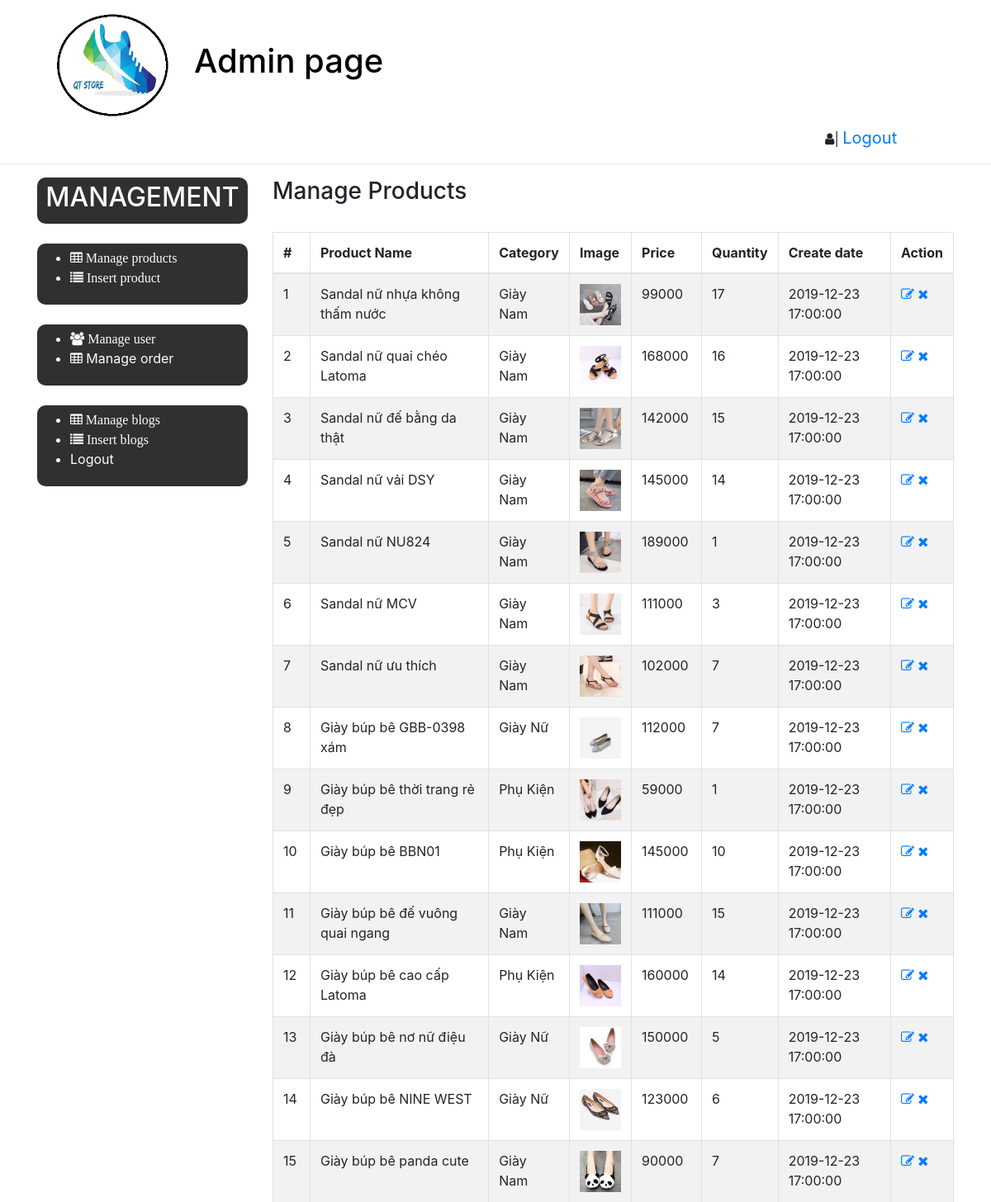
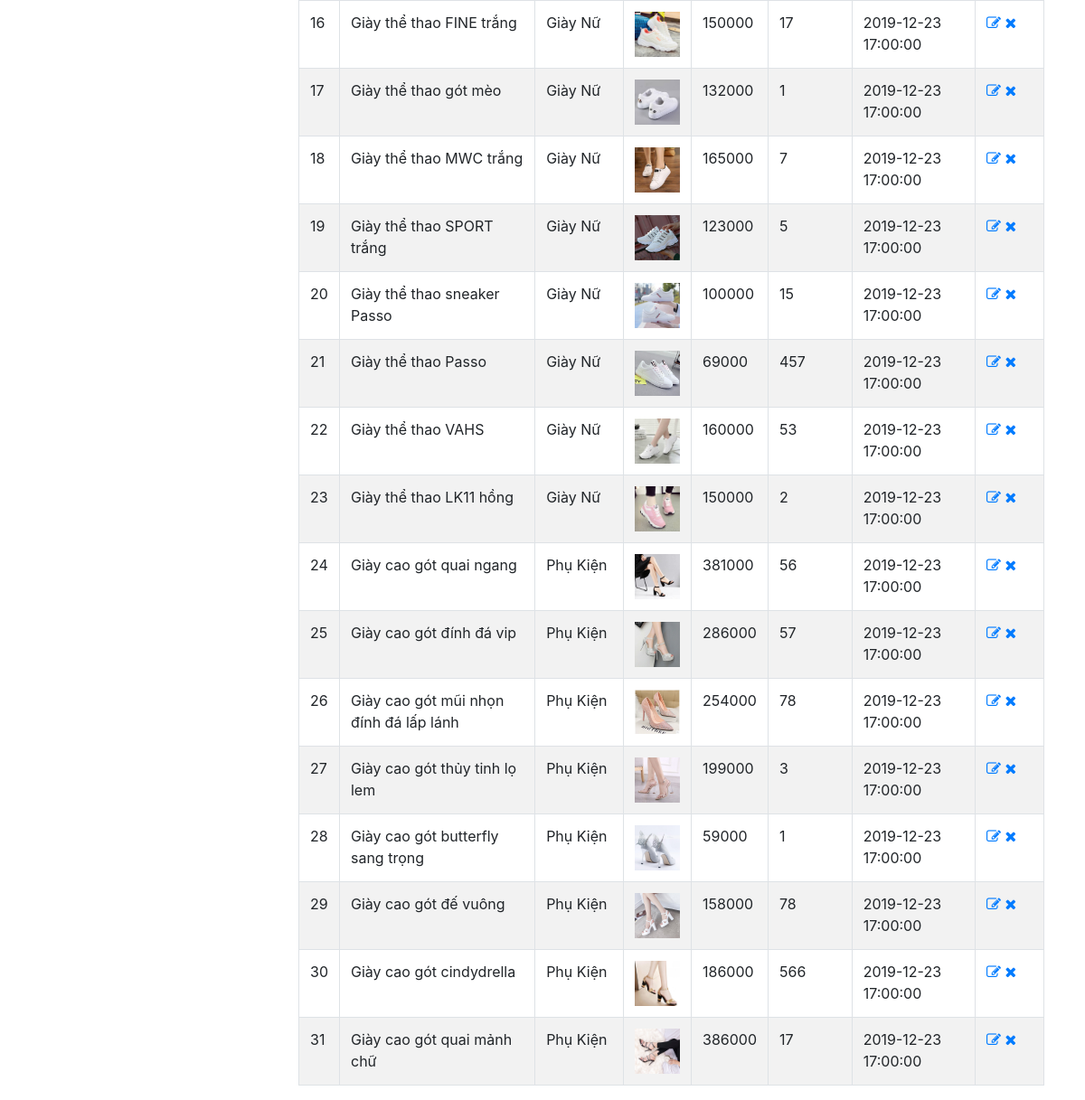
/admin/manage-products.php (signed in), run on the app's committed database (2 pictures, top to bottom).
### tables this page shows
CREATE TABLE `products` (
  `id` int(11) NOT NULL,
  `name` varchar(255) NOT NULL,
  `category_id` int(11) NOT NULL,
  `image` varchar(255) DEFAULT NULL,
  `decription` text DEFAULT NULL,
  `price` float NOT NULL,
  `created` timestamp NULL DEFAULT current_timestamp(),
  `quantity` int(11) NOT NULL
);

CREATE TABLE `categories` (
  `id` int(11) NOT NULL,
  `categoryName` varchar(255) NOT NULL
);

### admin/manage-products.php (the view, shortened to what this page needs)
<?php
include 'include/dbconnection.php';
if(strlen($_SESSION['alogin'])==0)
	{
header('location:index.php');
}
else{
?>
<!doctype html>
<html lang="en">
<head>
    <link rel="stylesheet" href="https://stackpath.bootstrapcdn.com/bootstrap/4.3.1/css/bootstrap.min.css"
>
    <link rel="stylesheet" href="css/welcome.css">
    <link rel="stylesheet" href="https://maxcdn.bootstrapcdn.com/font-awesome/4.7.0/css/font-awesome.min.css">
</head>
<body>
    <?php include "include/header.php" ?>
    <div class="container">
        <div class="row">
            <?php include 'include/sidebar.php';?>
            <div class="col-md-9">
                <div class="module-head">
                    <h3>Manage Products</h3>
                </div>
                <div class="module-body table">
                    <br>
                    <table cellpadding="0" cellspacing="0" border="0"
                        class="datatable-1 table table-bordered table-striped	 display" width="100%">
                        <thead>
                            <tr>
                                <th>#</th>
                                <th>Product Name</th>
                                <th>Category </th>
                                <th>Image</th>
                                <th>Price</th>
                                <th>Quantity</th>
                                <th>Create date</th>
                                <th>Action</th>
                            </tr>
                        </thead>
                        <tbody>
                            <?php $query=mysqli_query($con,"SELECT products.*,categories.categoryName FROM products JOIN categories ON categories.id=products.category_id ");
                            $cnt=1;
                            while($row=mysqli_fetch_array($query))
                            {
                            ?>
                            <tr>
                                <td>
                                    <?php echo htmlentities($cnt);?>
                                </td>
                                <td>
                                    <?php echo htmlentities($row['name']);?>
                                </td>
                                <td>
                                    <?php echo htmlentities($row['categoryName']);?>
                                </td>
                                <td>
                                    <img class='img-product'
                                        src="../image-product/<?php echo htmlentities($row['category_id']);?>/<?php echo htmlentities($row['image']);?>" alt="">
                                </td>
                                <td>
                                    <?php echo htmlentities($row['price']);?>
                                </td>
                                <td>
                                    <?php echo htmlentities($row['quantity']);?>
                                </td>
                                <td>
                                    <?php echo htmlentities($row['created']);?>
                                </td>
                                <td>
                                    <a href="edit-products.php?quanly=edit&id=<?php echo $row['id']?>"><i
                                            class="fa fa-edit" aria-hidden="true"></i> </a>
                                    <a href="manage-products.php?&del=delete&id=<?php echo $row['id']?>"
                                        onClick="return confirm('Are you sure you want to delete?')"><i
                                            class="fa fa-remove" aria-hidden="true"></i></a></td>
                            </tr>
                            <?php $cnt=$cnt+1; } ?>
                    </table>
                </div>
            </div>
        </div>
    </div>
</body>
</html>
<?php } ?>

### admin/css/welcome.css (style rules this page uses)
.img-product { width: 50px; height: 50px; }

### data on the page
products: name "Sandal nữ nhựa không thấm nước", category.categoryName "Giày Nam", image (picture), price "99000", quantity "17", created "2019-12-23 17:00:00"
products: name "Sandal nữ quai chéo Latoma", category.categoryName "Giày Nam", image (picture), price "168000", quantity "16", created "2019-12-23 17:00:00"
products: name "Sandal nữ đế bằng da thật", category.categoryName "Giày Nam", image (picture), price "142000", quantity "15", created "2019-12-23 17:00:00"
products: name "Sandal nữ vải DSY", category.categoryName "Giày Nam", image (picture), price "145000", quantity "14", created "2019-12-23 17:00:00"
products: name "Sandal nữ NU824", category.categoryName "Giày Nam", image (picture), price "189000", quantity "1", created "2019-12-23 17:00:00"
products: name "Sandal nữ MCV", category.categoryName "Giày Nam", image (picture), price "111000", quantity "3", created "2019-12-23 17:00:00"
products: name "Sandal nữ ưu thích", category.categoryName "Giày Nam", image (picture), price "102000", quantity "7", created "2019-12-23 17:00:00"
products: name "Giày búp bê GBB-0398 xám", category.categoryName "Giày Nữ", image (picture), price "112000", quantity "7", created "2019-12-23 17:00:00"
products: name "Giày búp bê thời trang rẻ đẹp", category.categoryName "Phụ Kiện", image (picture), price "59000", quantity "1", created "2019-12-23 17:00:00"
products: name "Giày búp bê BBN01", category.categoryName "Phụ Kiện", image (picture), price "145000", quantity "10", created "2019-12-23 17:00:00"
products: name "Giày búp bê đế vuông quai ngang", category.categoryName "Giày Nam", image (picture), price "111000", quantity "15", created "2019-12-23 17:00:00"
products: name "Giày búp bê cao cấp Latoma", category.categoryName "Phụ Kiện", image (picture), price "160000", quantity "14", created "2019-12-23 17:00:00"
products: name "Giày búp bê nơ nữ điệu đà", category.categoryName "Giày Nữ", image (picture), price "150000", quantity "5", created "2019-12-23 17:00:00"
products: name "Giày búp bê NINE WEST", category.categoryName "Giày Nữ", image (picture), price "123000", quantity "6", created "2019-12-23 17:00:00"
products: name "Giày búp bê panda cute", category.categoryName "Giày Nam", image (picture), price "90000", quantity "7", created "2019-12-23 17:00:00"
products: name "Giày thể thao FINE trắng", category.categoryName "Giày Nữ", image (picture), price "150000", quantity "17", created "2019-12-23 17:00:00"
products: name "Giày thể thao gót mèo", category.categoryName "Giày Nữ", image (picture), price "132000", quantity "1", created "2019-12-23 17:00:00"
products: name "Giày thể thao MWC trắng", category.categoryName "Giày Nữ", image (picture), price "165000", quantity "7", created "2019-12-23 17:00:00"
products: name "Giày thể thao SPORT trắng", category.categoryName "Giày Nữ", image (picture), price "123000", quantity "5", created "2019-12-23 17:00:00"
products: name "Giày thể thao sneaker Passo", category.categoryName "Giày Nữ", image (picture), price "100000", quantity "15", created "2019-12-23 17:00:00"
products: name "Giày thể thao Passo", category.categoryName "Giày Nữ", image (picture), price "69000", quantity "457", created "2019-12-23 17:00:00"
products: name "Giày thể thao VAHS", category.categoryName "Giày Nữ", image (picture), price "160000", quantity "53", created "2019-12-23 17:00:00"
products: name "Giày thể thao LK11 hồng", category.categoryName "Giày Nữ", image (picture), price "150000", quantity "2", created "2019-12-23 17:00:00"
products: name "Giày cao gót quai ngang", category.categoryName "Phụ Kiện", image (picture), price "381000", quantity "56", created "2019-12-23 17:00:00"
products: name "Giày cao gót đính đá vip", category.categoryName "Phụ Kiện", image (picture), price "286000", quantity "57", created "2019-12-23 17:00:00"
products: name "Giày cao gót mũi nhọn đính đá lấp lánh", category.categoryName "Phụ Kiện", image (picture), price "254000", quantity "78", created "2019-12-23 17:00:00"
products: name "Giày cao gót thủy tinh lọ lem", category.categoryName "Phụ Kiện", image (picture), price "199000", quantity "3", created "2019-12-23 17:00:00"
products: name "Giày cao gót butterfly sang trọng", category.categoryName "Phụ Kiện", image (picture), price "59000", quantity "1", created "2019-12-23 17:00:00"
products: name "Giày cao gót đế vuông", category.categoryName "Phụ Kiện", image (picture), price "158000", quantity "78", created "2019-12-23 17:00:00"
products: name "Giày cao gót cindydrella", category.categoryName "Phụ Kiện", image (picture), price "186000", quantity "566", created "2019-12-23 17:00:00"
products: name "Giày cao gót quai mảnh chữ", category.categoryName "Phụ Kiện", image (picture), price "386000", quantity "17", created "2019-12-23 17:00:00"
